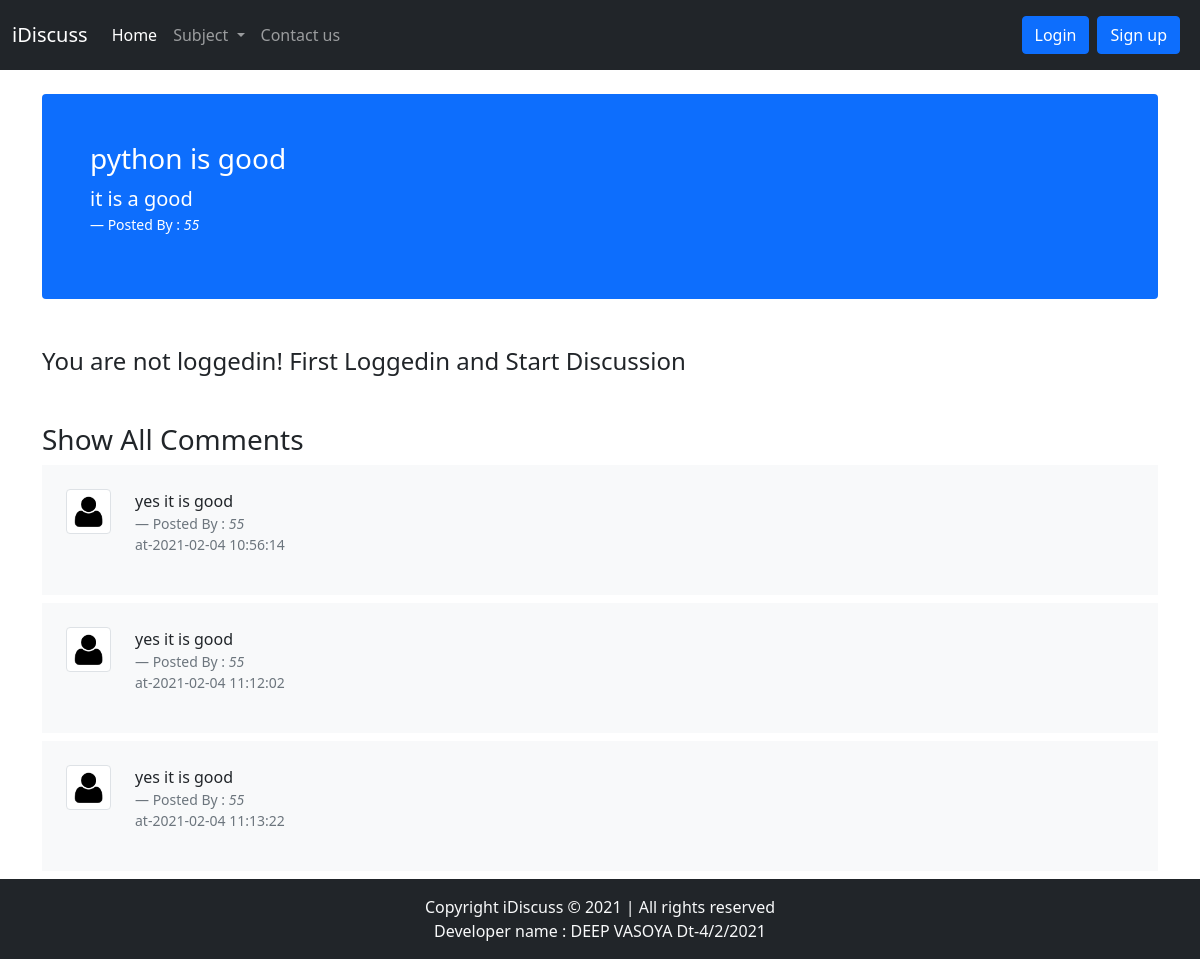
Screenshot of /threadlist.php?threadid=8 with the database file from the repository.
### tables this page shows
CREATE TABLE `thread` (
  `thread_id` int(11) NOT NULL,
  `thread_title` varchar(255) NOT NULL,
  `thread_desc` text NOT NULL,
  `thread_catid` int(11) NOT NULL,
  `thread_user` int(11) NOT NULL,
  `date` datetime NOT NULL DEFAULT current_timestamp()
);

CREATE TABLE `user` (
  `sno` int(11) NOT NULL,
  `username` varchar(15) NOT NULL,
  `password` text NOT NULL,
  `date` datetime NOT NULL DEFAULT current_timestamp()
);

CREATE TABLE `comments` (
  `comment_id` int(11) NOT NULL,
  `comment_desc` text NOT NULL,
  `thread_id` int(11) NOT NULL,
  `comment_by` int(11) NOT NULL,
  `date` datetime NOT NULL DEFAULT current_timestamp()
);

### threadlist.php (the view, shortened to what this page needs)
<!doctype html>
<html lang="en">
<head>
  <link href="https://cdn.jsdelivr.net/npm/bootstrap@5.0.0-beta1/dist/css/bootstrap.min.css" rel="stylesheet">
</head>
<body>
  <?php include "include/_nav.php"; ?>
  <?php include "include/_database.php"; ?>
  <?php
  $id = $_GET['threadid'];
  $sql = "SELECT * FROM `thread` WHERE thread_id = $id";
  $result = mysqli_query($conn, $sql);
  while ($row = mysqli_fetch_assoc($result)) {
    $thread_title = $row['thread_title'];
    $thread_desc = $row['thread_desc'];
    $thread_user = $row['thread_user'];
    $sql2 = "SELECT username FROM `user` WHERE sno=$thread_user";
    $result2 = mysqli_query($conn, $sql2);
    $row2 = mysqli_fetch_assoc($result2);
    $user1 = $row2['username'];
  }
  ?>
  <div class="container">
    <div>
      <div class="d-block bg-primary text-white my-4 p-5 rounded">
        <h3><?php echo $thread_title;  ?></h3>
        <p class="lead"><?php echo $thread_desc;  ?></p>
        <footer class="blockquote-footer text-white">Posted By : <cite title="Source Title"><?php echo $user1; ?></cite></footer>
      </div>
    </div>
  </div>
  <?php
  if (isset($_SESSION['loggedin']) && $_SESSION['loggedin'] == true) {
    echo ' <div class="container">
    <h3>Start Discussion</h3>
    <form action="' . $_SERVER['REQUEST_URI'] . '" method="post">
      <div class="mb-3">
        <label class="form-label">Comments</label>
        <textarea class="form-control" id="comme" name="comme"></textarea>
        <input type="hidden" id="sno" name="sno" value="' . $_SESSION["sno"] . '">
      </div>
      <button type="submit" class="btn btn-primary my-3">Submit</button>
    </form>
  </div>';
  } else {
    echo '<div class="container my-5">
    <h4>You are not loggedin! First Loggedin and Start Discussion</h4>
  </div>';
  }
  ?>
  <div class="container">
    <h3>Show All Comments</h3>
  </div>
  <?php
  $id = $_GET['threadid'];
  $sql = "SELECT * FROM `comments` WHERE thread_id = $id";
  $result = mysqli_query($conn, $sql);
  while ($row = mysqli_fetch_assoc($result)) {
    $comment_desc = $row['comment_desc'];
    $comment_by = $row['comment_by'];
    $dt = $row['date'];
    $sql2 = "SELECT username FROM `user` WHERE sno=$comment_by";
    $result2 = mysqli_query($conn, $sql2);
    $row2 = mysqli_fetch_assoc($result2);
    $user = $row2['username'];
    echo '<div class="container my-2">
    <div class="row g-0 bg-light position-relative">
      <div class="col-md-1 mb-md-0 p-md-4">
        <img src="image/user.png" width="50px" height="50px" class="img-fluid img-thumbnail" alt="...">
      </div>
      <div class="col-md-10 p-4 ps-md-0">
        <p>' . $comment_desc . '</p>
        <footer class="blockquote-footer">Posted By : <cite title="Source Title">' . $user . '</cite><p> at-' . $dt . '</p></footer>
      </div>
    </div>
  </div>';
  }
  ?>
  <?php
  include "include/_footer.php"
  ?>
</body>
</html>

### rows the page displays
thread: thread_title "python is good", thread_desc "it is a good"
user: username "55"
comments: comment_desc "yes it is good", user.username "55", date "2021-02-04 10:56:14"
comments: comment_desc "yes it is good", user.username "55", date "2021-02-04 11:12:02"
comments: comment_desc "yes it is good", user.username "55", date "2021-02-04 11:13:22"
